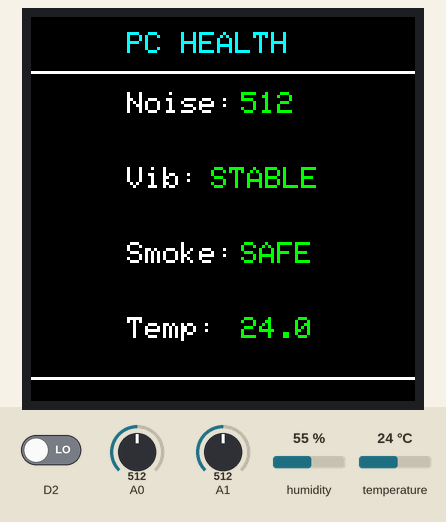
This sketch was run on a simulated Arduino Uno R4 WiFi. Shown: 128×128 colour display. The inputs (shaded band) are chosen by the test bench; at power-on: A1 = 512, D2 LOW, temperature 24 °C, A0 = 512, humidity 55 %. WiFi joins after 1.5 s; servers stay silent unless stated; nothing arrives over Bluetooth unless stated; what the sketch prints to the serial monitor is not drawn.

Above: at 2.7 s.
2.8 s: A1 set to 587
4.3 s: A1 set to 618
At 5.5 s:
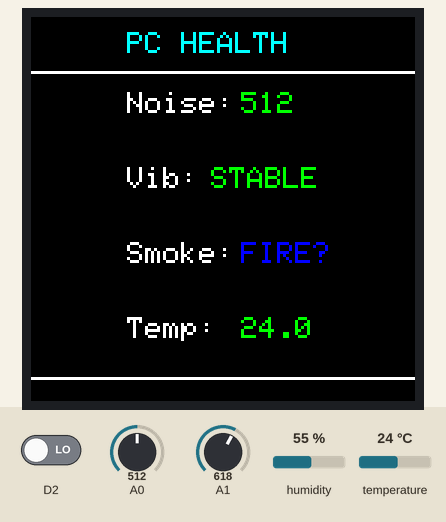
5.8 s: D2 driven HIGH
At 6.1 s:
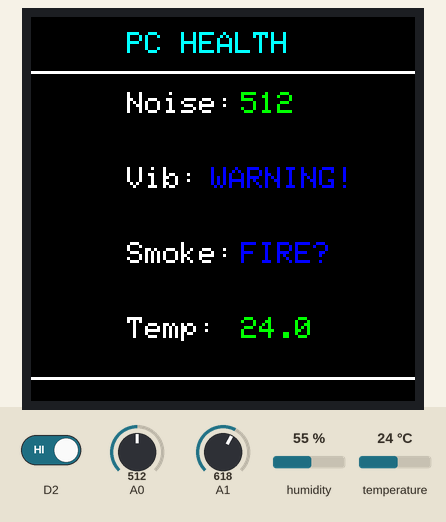
11.8 s: D2 driven LOW
At 12.2 s:
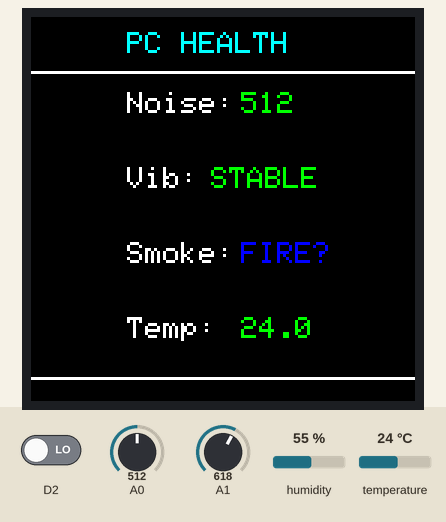
13.3 s: temperature set to 12 °C
At 14.7 s:
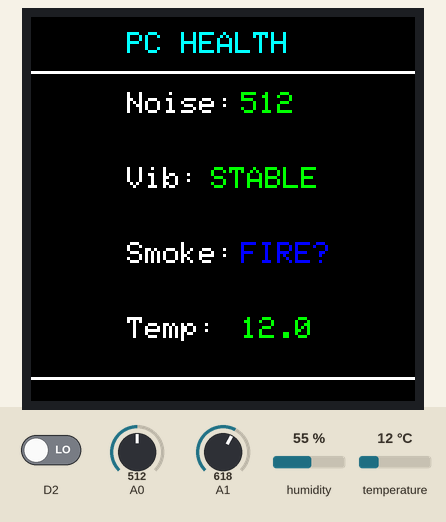
19.3 s: A0 set to 610
At 20.0 s:
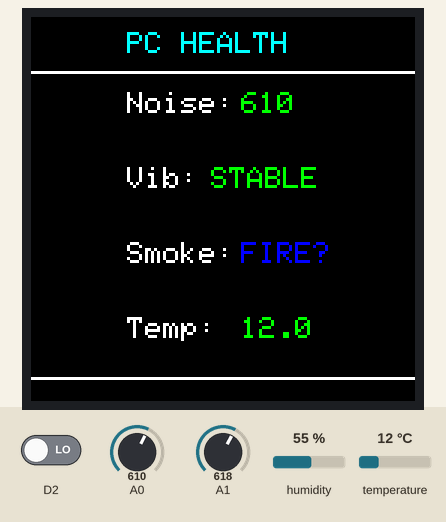
Timing chart, 0 to 22.3 s (numbered marks = the images above; inputs shaded):
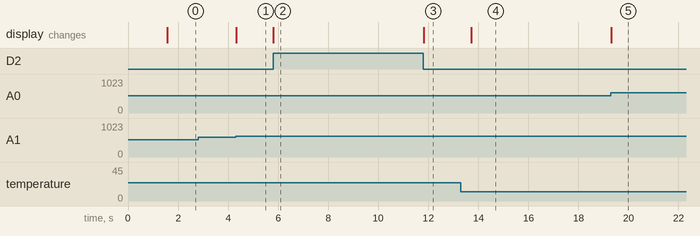

Measured:
- the behaviour switches between 600 and 601 on A1 (found by bisection; images 0 and 1)
- after the input at 2.8 s, every drawn part: stays the same
- after the input at 4.3 s, the display: changes at once (image 1)
- after the input at 5.8 s, the display: changes at once (image 2)
- after the input at 11.8 s, the display: changes at once (image 3)
- after the input at 13.3 s, the display: changes after 0.41 s (image 4)
- after the input at 19.3 s, the display: changes at once (image 5)

The sketch:

PC_Health_System.ino
```cpp
#include <SPI.h>
#include <Adafruit_GFX.h>
#include <Adafruit_SSD1351.h>
#include <WiFiS3.h>
#include <ThingSpeak.h>
#include <DHT.h>
#include <ArduinoBLE.h>

const char* ssid = "wifi_user";
const char* pass = "wifi_pass";
unsigned long myChannelNumber = 3229297;
const char * myWriteAPIKey = "R9AZNFQZOXNYUT9P";

#define BLACK   0x0000
#define WHITE   0xFFFF
#define CYAN    0x07FF
#define RED     0x001F
#define GREEN   0x07E0

//Register the library for the temp sensor and OLED display
Adafruit_SSD1351 OLED = Adafruit_SSD1351(128, 128, &SPI, 10, 8, 9);
WiFiClient  client;
DHT dht(4, DHT11);

BLEService pcHealthService("19B10000-E8F2-537E-4F6C-D104768A1214");
BLEStringCharacteristic statusChar("19B10001-E8F2-537E-4F6C-D104768A1214", BLERead | BLENotify, 20);

const int sampleWindow = 50;
unsigned int sample;
unsigned long lastConnectionTime = 0;
const unsigned long postingInterval = 20L * 1000L;

//Set values for the sensor modules
int micLevel = 0;
int vibrationState = 0;
int lastVibrationState = -1;
int smokeLevel = 0;
float temp = 0;
String status = "Safe";

//Fixing the mirrored OLED display
void writeCommand(uint8_t c) {
  digitalWrite(8, LOW);
  digitalWrite(10, LOW);
  SPI.transfer(c);
  digitalWrite(10, HIGH);
}
void writeData(uint8_t d) {
  digitalWrite(8, HIGH);
  digitalWrite(10, LOW);
  SPI.transfer(d);
  digitalWrite(10, HIGH);
}
void forceMirrorFix() {
  writeCommand(0xA0);
  writeData(0x77);
}

void setup() {
  Serial.begin(9600);
  pinMode(2, INPUT);
  dht.begin();
  OLED.begin();
  forceMirrorFix();
  OLED.fillScreen(BLACK);
  OLED.setCursor(32, 10);
  OLED.setTextColor(WHITE);
  OLED.setTextSize(1);
  OLED.println("Init WiFi & BLE...");
  WiFi.begin(ssid, pass);
  ThingSpeak.begin(client);
  OLED.fillScreen(BLACK);
  OLED.setCursor(32, 5);
  OLED.setTextColor(CYAN);
  OLED.setTextSize(1);
  OLED.println("PC HEALTH");
  OLED.drawFastHLine(0, 18, 128, WHITE);
  OLED.drawFastHLine(0, 120, 128, WHITE);

 // Initiates the BLE Signal to detect on nrf scanner app
  BLE.begin();
  BLE.setLocalName("PC Health Monitor");
  BLE.setAdvertisedService(pcHealthService);
  pcHealthService.addCharacteristic(statusChar);
  BLE.addService(pcHealthService);

  statusChar.writeValue("System OK");
  BLE.advertise();
  Serial.println("BLE device active");


  OLED.setTextColor(WHITE);
  OLED.setCursor(32, 25); OLED.println("Noise:");
  OLED.setCursor(32, 50); OLED.println("Vib:");
  OLED.setCursor(32, 75); OLED.println("Smoke:");
  OLED.setCursor(32, 100); OLED.println("Temp:");
}

// Loops the main sections of code to constantly update BLE, Thingspeak and the OLED display
void loop() {
  BLE.poll();
  micLevel = analogRead(A0);
  vibrationState = digitalRead(2);
  smokeLevel = analogRead(A1);
  temp = dht.readTemperature();
  String newStatus = "System OK";

  // Causes the new updates in BLE
  if (smokeLevel > 600) {
    newStatus = "DANGER: SMOKE!";
  } else if (temp > 45) {
    newStatus = "ALERT: HIGH TEMP";
  }

  //  Updates BLE
  if (status != newStatus) {
    status = newStatus;
    statusChar.writeValue(status);
    Serial.print("BLE Update: ");
    Serial.println(status);
  }

  // Microphone settings
  OLED.fillRect(70, 25, 50, 20, BLACK);
  OLED.setCursor(70, 25);
  OLED.setTextSize(1);
  OLED.setTextColor(GREEN);
  OLED.print(micLevel);

  // Vibration Level Detection
  if(vibrationState != lastVibrationState) {
    OLED.fillRect(60, 50, 60, 15, BLACK);
    OLED.setCursor(60, 50);
    OLED.setTextSize(1);
    if(vibrationState == HIGH) { OLED.setTextColor(RED); OLED.print("WARNING!"); }
    else { OLED.setTextColor(GREEN); OLED.print("STABLE"); }
    lastVibrationState = vibrationState;
  }

  // Smoke Level Detection
  OLED.fillRect(70, 75, 60, 15, BLACK);
  OLED.setCursor(70, 75);
  OLED.setTextSize(1);
  if(smokeLevel > 600) { OLED.setTextColor(RED); OLED.print("FIRE?"); }
  else { OLED.setTextColor(GREEN); OLED.print("SAFE"); }

  // Temperature Levels
  OLED.fillRect(70, 100, 60, 15, BLACK);
  OLED.setCursor(70, 100);
  OLED.setTextSize(1);
  if (temp > 45) {OLED.setTextColor(RED); OLED.print(temp,1);}
  else {OLED.setTextColor(GREEN); OLED.print(temp,1);}

  // Uploads the metrics to ThingSpeak
  if (millis() - lastConnectionTime > postingInterval) {
    ThingSpeak.setField(1, micLevel);
    ThingSpeak.setField(2, vibrationState);
    ThingSpeak.setField(3, smokeLevel);
    ThingSpeak.setField(4, temp);
    int x = ThingSpeak.writeFields(myChannelNumber, myWriteAPIKey);
    lastConnectionTime = millis();
  }
}
```
